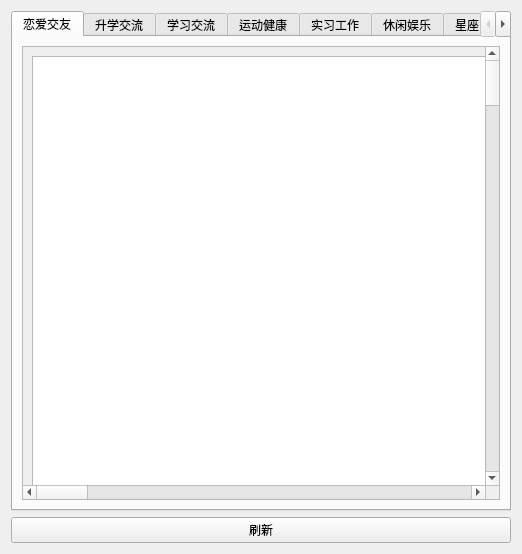
<?xml version="1.0" encoding="UTF-8"?>
<ui version="4.0">
 <class>BoardWin</class>
 <widget class="QWidget" name="BoardWin">
  <property name="geometry">
   <rect>
    <x>0</x>
    <y>0</y>
    <width>514</width>
    <height>533</height>
   </rect>
  </property>
  <property name="windowTitle">
   <string>Form</string>
  </property>
  <layout class="QVBoxLayout" name="verticalLayout_2">
   <item>
    <layout class="QVBoxLayout" name="verticalLayout">
     <item>
      <widget class="QTabWidget" name="tabWidget1">
       <property name="enabled">
        <bool>true</bool>
       </property>
       <property name="minimumSize">
        <size>
         <width>500</width>
         <height>500</height>
        </size>
       </property>
       <property name="currentIndex">
        <number>0</number>
       </property>
       <widget class="QWidget" name="tab">
        <attribute name="title">
         <string>恋爱交友</string>
        </attribute>
        <layout class="QHBoxLayout" name="horizontalLayout_9">
         <item>
          <widget class="QScrollArea" name="scrollArea_2">
           <property name="sizePolicy">
            <sizepolicy hsizetype="Preferred" vsizetype="Preferred">
             <horstretch>0</horstretch>
             <verstretch>0</verstretch>
            </sizepolicy>
           </property>
           <property name="minimumSize">
            <size>
             <width>0</width>
             <height>0</height>
            </size>
           </property>
           <property name="widgetResizable">
            <bool>true</bool>
           </property>
           <widget class="QWidget" name="scrollAreaWidgetContents_2">
            <property name="geometry">
             <rect>
              <x>0</x>
              <y>0</y>
              <width>4000</width>
              <height>4000</height>
             </rect>
            </property>
            <property name="sizePolicy">
             <sizepolicy hsizetype="Preferred" vsizetype="Preferred">
              <horstretch>0</horstretch>
              <verstretch>0</verstretch>
             </sizepolicy>
            </property>
            <property name="minimumSize">
             <size>
              <width>4000</width>
              <height>4000</height>
             </size>
            </property>
            <property name="maximumSize">
             <size>
              <width>4000</width>
              <height>4000</height>
             </size>
            </property>
            <layout class="QVBoxLayout" name="verticalLayout_15">
             <item>
              <widget class="QListWidget" name="listWidget">
               <property name="sizePolicy">
                <sizepolicy hsizetype="Preferred" vsizetype="Preferred">
                 <horstretch>0</horstretch>
                 <verstretch>0</verstretch>
                </sizepolicy>
               </property>
               <property name="minimumSize">
                <size>
                 <width>0</width>
                 <height>0</height>
                </size>
               </property>
               <property name="verticalScrollBarPolicy">
                <enum>Qt::ScrollBarAlwaysOn</enum>
               </property>
               <property name="horizontalScrollBarPolicy">
                <enum>Qt::ScrollBarAlwaysOn</enum>
               </property>
              </widget>
             </item>
            </layout>
           </widget>
          </widget>
         </item>
        </layout>
       </widget>
       <widget class="QWidget" name="tab_2">
        <attribute name="title">
         <string>升学交流</string>
        </attribute>
        <layout class="QHBoxLayout" name="horizontalLayout_10">
         <item>
          <widget class="QScrollArea" name="scrollArea_3">
           <property name="sizePolicy">
            <sizepolicy hsizetype="Preferred" vsizetype="Preferred">
             <horstretch>0</horstretch>
             <verstretch>0</verstretch>
            </sizepolicy>
           </property>
           <property name="minimumSize">
            <size>
             <width>0</width>
             <height>0</height>
            </size>
           </property>
           <property name="widgetResizable">
            <bool>true</bool>
           </property>
           <widget class="QWidget" name="scrollAreaWidgetContents_3">
            <property name="geometry">
             <rect>
              <x>0</x>
              <y>0</y>
              <width>4000</width>
              <height>4000</height>
             </rect>
            </property>
            <property name="sizePolicy">
             <sizepolicy hsizetype="Preferred" vsizetype="Preferred">
              <horstretch>0</horstretch>
              <verstretch>0</verstretch>
             </sizepolicy>
            </property>
            <property name="minimumSize">
             <size>
              <width>4000</width>
              <height>4000</height>
             </size>
            </property>
            <property name="maximumSize">
             <size>
              <width>4000</width>
              <height>4000</height>
             </size>
            </property>
            <layout class="QVBoxLayout" name="verticalLayout_16">
             <item>
              <widget class="QListWidget" name="listWidget_2">
               <property name="sizePolicy">
                <sizepolicy hsizetype="Preferred" vsizetype="Preferred">
                 <horstretch>0</horstretch>
                 <verstretch>0</verstretch>
                </sizepolicy>
               </property>
               <property name="minimumSize">
                <size>
                 <width>0</width>
                 <height>0</height>
                </size>
               </property>
               <property name="verticalScrollBarPolicy">
                <enum>Qt::ScrollBarAlwaysOn</enum>
               </property>
               <property name="horizontalScrollBarPolicy">
                <enum>Qt::ScrollBarAlwaysOn</enum>
               </property>
              </widget>
             </item>
            </layout>
           </widget>
          </widget>
         </item>
        </layout>
       </widget>
       <widget class="QWidget" name="tab_3">
        <attribute name="title">
         <string>学习交流</string>
        </attribute>
        <layout class="QHBoxLayout" name="horizontalLayout_11">
         <item>
          <widget class="QScrollArea" name="scrollArea_4">
           <property name="sizePolicy">
            <sizepolicy hsizetype="Preferred" vsizetype="Preferred">
             <horstretch>0</horstretch>
             <verstretch>0</verstretch>
            </sizepolicy>
           </property>
           <property name="minimumSize">
            <size>
             <width>0</width>
             <height>0</height>
            </size>
           </property>
           <property name="widgetResizable">
            <bool>true</bool>
           </property>
           <widget class="QWidget" name="scrollAreaWidgetContents_4">
            <property name="geometry">
             <rect>
              <x>0</x>
              <y>0</y>
              <width>4000</width>
              <height>4000</height>
             </rect>
            </property>
            <property name="sizePolicy">
             <sizepolicy hsizetype="Preferred" vsizetype="Preferred">
              <horstretch>0</horstretch>
              <verstretch>0</verstretch>
             </sizepolicy>
            </property>
            <property name="minimumSize">
             <size>
              <width>4000</width>
              <height>4000</height>
             </size>
            </property>
            <property name="maximumSize">
             <size>
              <width>4000</width>
              <height>4000</height>
             </size>
            </property>
            <layout class="QVBoxLayout" name="verticalLayout_17">
             <item>
              <widget class="QListWidget" name="listWidget_3">
               <property name="sizePolicy">
                <sizepolicy hsizetype="Preferred" vsizetype="Preferred">
                 <horstretch>0</horstretch>
                 <verstretch>0</verstretch>
                </sizepolicy>
               </property>
               <property name="minimumSize">
                <size>
                 <width>0</width>
                 <height>0</height>
                </size>
               </property>
               <property name="verticalScrollBarPolicy">
                <enum>Qt::ScrollBarAlwaysOn</enum>
               </property>
               <property name="horizontalScrollBarPolicy">
                <enum>Qt::ScrollBarAlwaysOn</enum>
               </property>
              </widget>
             </item>
            </layout>
           </widget>
          </widget>
         </item>
        </layout>
       </widget>
       <widget class="QWidget" name="tab_4">
        <attribute name="title">
         <string>运动健康</string>
        </attribute>
        <layout class="QHBoxLayout" name="horizontalLayout_12">
         <item>
          <widget class="QScrollArea" name="scrollArea_5">
           <property name="sizePolicy">
            <sizepolicy hsizetype="Preferred" vsizetype="Preferred">
             <horstretch>0</horstretch>
             <verstretch>0</verstretch>
            </sizepolicy>
           </property>
           <property name="minimumSize">
            <size>
             <width>0</width>
             <height>0</height>
            </size>
           </property>
           <property name="widgetResizable">
            <bool>true</bool>
           </property>
           <widget class="QWidget" name="scrollAreaWidgetContents_5">
            <property name="geometry">
             <rect>
              <x>0</x>
              <y>0</y>
              <width>4000</width>
              <height>4000</height>
             </rect>
            </property>
            <property name="sizePolicy">
             <sizepolicy hsizetype="Preferred" vsizetype="Preferred">
              <horstretch>0</horstretch>
              <verstretch>0</verstretch>
             </sizepolicy>
            </property>
            <property name="minimumSize">
             <size>
              <width>4000</width>
              <height>4000</height>
             </size>
            </property>
            <property name="maximumSize">
             <size>
              <width>4000</width>
              <height>4000</height>
             </size>
            </property>
            <layout class="QVBoxLayout" name="verticalLayout_18">
             <item>
              <widget class="QListWidget" name="listWidget_4">
               <property name="sizePolicy">
                <sizepolicy hsizetype="Preferred" vsizetype="Preferred">
                 <horstretch>0</horstretch>
                 <verstretch>0</verstretch>
                </sizepolicy>
               </property>
               <property name="minimumSize">
                <size>
                 <width>0</width>
                 <height>0</height>
                </size>
               </property>
               <property name="verticalScrollBarPolicy">
                <enum>Qt::ScrollBarAlwaysOn</enum>
               </property>
               <property name="horizontalScrollBarPolicy">
                <enum>Qt::ScrollBarAlwaysOn</enum>
               </property>
              </widget>
             </item>
            </layout>
           </widget>
          </widget>
         </item>
        </layout>
       </widget>
       <widget class="QWidget" name="tab_5">
        <attribute name="title">
         <string>实习工作</string>
        </attribute>
        <layout class="QHBoxLayout" name="horizontalLayout_13">
         <item>
          <widget class="QScrollArea" name="scrollArea_6">
           <property name="sizePolicy">
            <sizepolicy hsizetype="Preferred" vsizetype="Preferred">
             <horstretch>0</horstretch>
             <verstretch>0</verstretch>
            </sizepolicy>
           </property>
           <property name="minimumSize">
            <size>
             <width>0</width>
             <height>0</height>
            </size>
           </property>
           <property name="widgetResizable">
            <bool>true</bool>
           </property>
           <widget class="QWidget" name="scrollAreaWidgetContents_6">
            <property name="geometry">
             <rect>
              <x>0</x>
              <y>0</y>
              <width>4000</width>
              <height>4000</height>
             </rect>
            </property>
            <property name="sizePolicy">
             <sizepolicy hsizetype="Preferred" vsizetype="Preferred">
              <horstretch>0</horstretch>
              <verstretch>0</verstretch>
             </sizepolicy>
            </property>
            <property name="minimumSize">
             <size>
              <width>4000</width>
              <height>4000</height>
             </size>
            </property>
            <property name="maximumSize">
             <size>
              <width>4000</width>
              <height>4000</height>
             </size>
            </property>
            <layout class="QVBoxLayout" name="verticalLayout_19">
             <item>
              <widget class="QListWidget" name="listWidget_5">
               <property name="sizePolicy">
                <sizepolicy hsizetype="Preferred" vsizetype="Preferred">
                 <horstretch>0</horstretch>
                 <verstretch>0</verstretch>
                </sizepolicy>
               </property>
               <property name="minimumSize">
                <size>
                 <width>0</width>
                 <height>0</height>
                </size>
               </property>
               <property name="verticalScrollBarPolicy">
                <enum>Qt::ScrollBarAlwaysOn</enum>
               </property>
               <property name="horizontalScrollBarPolicy">
                <enum>Qt::ScrollBarAlwaysOn</enum>
               </property>
              </widget>
             </item>
            </layout>
           </widget>
          </widget>
         </item>
        </layout>
       </widget>
       <widget class="QWidget" name="tab_6">
        <attribute name="title">
         <string>休闲娱乐</string>
        </attribute>
        <layout class="QHBoxLayout" name="horizontalLayout_14">
         <item>
          <widget class="QScrollArea" name="scrollArea_7">
           <property name="sizePolicy">
            <sizepolicy hsizetype="Preferred" vsizetype="Preferred">
             <horstretch>0</horstretch>
             <verstretch>0</verstretch>
            </sizepolicy>
           </property>
           <property name="minimumSize">
            <size>
             <width>0</width>
             <height>0</height>
            </size>
           </property>
           <property name="widgetResizable">
            <bool>true</bool>
           </property>
           <widget class="QWidget" name="scrollAreaWidgetContents_8">
            <property name="geometry">
             <rect>
              <x>0</x>
              <y>0</y>
              <width>4000</width>
              <height>4000</height>
             </rect>
            </property>
            <property name="sizePolicy">
             <sizepolicy hsizetype="Preferred" vsizetype="Preferred">
              <horstretch>0</horstretch>
              <verstretch>0</verstretch>
             </sizepolicy>
            </property>
            <property name="minimumSize">
             <size>
              <width>4000</width>
              <height>4000</height>
             </size>
            </property>
            <property name="maximumSize">
             <size>
              <width>4000</width>
              <height>4000</height>
             </size>
            </property>
            <layout class="QVBoxLayout" name="verticalLayout_21">
             <item>
              <widget class="QListWidget" name="listWidget_6">
               <property name="sizePolicy">
                <sizepolicy hsizetype="Preferred" vsizetype="Preferred">
                 <horstretch>0</horstretch>
                 <verstretch>0</verstretch>
                </sizepolicy>
               </property>
               <property name="minimumSize">
                <size>
                 <width>0</width>
                 <height>0</height>
                </size>
               </property>
               <property name="verticalScrollBarPolicy">
                <enum>Qt::ScrollBarAlwaysOn</enum>
               </property>
               <property name="horizontalScrollBarPolicy">
                <enum>Qt::ScrollBarAlwaysOn</enum>
               </property>
              </widget>
             </item>
            </layout>
           </widget>
          </widget>
         </item>
        </layout>
       </widget>
       <widget class="QWidget" name="tab_7">
        <attribute name="title">
         <string>星座占卜</string>
        </attribute>
        <layout class="QHBoxLayout" name="horizontalLayout_15">
         <item>
          <widget class="QScrollArea" name="scrollArea_8">
           <property name="sizePolicy">
            <sizepolicy hsizetype="Preferred" vsizetype="Preferred">
             <horstretch>0</horstretch>
             <verstretch>0</verstretch>
            </sizepolicy>
           </property>
           <property name="minimumSize">
            <size>
             <width>0</width>
             <height>0</height>
            </size>
           </property>
           <property name="widgetResizable">
            <bool>true</bool>
           </property>
           <widget class="QWidget" name="scrollAreaWidgetContents_9">
            <property name="geometry">
             <rect>
              <x>0</x>
              <y>0</y>
              <width>4000</width>
              <height>4000</height>
             </rect>
            </property>
            <property name="sizePolicy">
             <sizepolicy hsizetype="Preferred" vsizetype="Preferred">
              <horstretch>0</horstretch>
              <verstretch>0</verstretch>
             </sizepolicy>
            </property>
            <property name="minimumSize">
             <size>
              <width>4000</width>
              <height>4000</height>
             </size>
            </property>
            <property name="maximumSize">
             <size>
              <width>4000</width>
              <height>4000</height>
             </size>
            </property>
            <layout class="QVBoxLayout" name="verticalLayout_22">
             <item>
              <widget class="QListWidget" name="listWidget_7">
               <property name="sizePolicy">
                <sizepolicy hsizetype="Preferred" vsizetype="Preferred">
                 <horstretch>0</horstretch>
                 <verstretch>0</verstretch>
                </sizepolicy>
               </property>
               <property name="minimumSize">
                <size>
                 <width>0</width>
                 <height>0</height>
                </size>
               </property>
               <property name="verticalScrollBarPolicy">
                <enum>Qt::ScrollBarAlwaysOn</enum>
               </property>
               <property name="horizontalScrollBarPolicy">
                <enum>Qt::ScrollBarAlwaysOn</enum>
               </property>
              </widget>
             </item>
            </layout>
           </widget>
          </widget>
         </item>
        </layout>
       </widget>
       <widget class="QWidget" name="tab_8">
        <attribute name="title">
         <string>外出旅游</string>
        </attribute>
        <layout class="QHBoxLayout" name="horizontalLayout_16">
         <item>
          <widget class="QScrollArea" name="scrollArea_9">
           <property name="sizePolicy">
            <sizepolicy hsizetype="Preferred" vsizetype="Preferred">
             <horstretch>0</horstretch>
             <verstretch>0</verstretch>
            </sizepolicy>
           </property>
           <property name="minimumSize">
            <size>
             <width>0</width>
             <height>0</height>
            </size>
           </property>
           <property name="widgetResizable">
            <bool>true</bool>
           </property>
           <widget class="QWidget" name="scrollAreaWidgetContents_10">
            <property name="geometry">
             <rect>
              <x>0</x>
              <y>0</y>
              <width>4000</width>
              <height>4000</height>
             </rect>
            </property>
            <property name="sizePolicy">
             <sizepolicy hsizetype="Preferred" vsizetype="Preferred">
              <horstretch>0</horstretch>
              <verstretch>0</verstretch>
             </sizepolicy>
            </property>
            <property name="minimumSize">
             <size>
              <width>4000</width>
              <height>4000</height>
             </size>
            </property>
            <property name="maximumSize">
             <size>
              <width>4000</width>
              <height>4000</height>
             </size>
            </property>
            <layout class="QVBoxLayout" name="verticalLayout_23">
             <item>
              <widget class="QListWidget" name="listWidget_8">
               <property name="sizePolicy">
                <sizepolicy hsizetype="Preferred" vsizetype="Preferred">
                 <horstretch>0</horstretch>
                 <verstretch>0</verstretch>
                </sizepolicy>
               </property>
               <property name="minimumSize">
                <size>
                 <width>0</width>
                 <height>0</height>
                </size>
               </property>
               <property name="verticalScrollBarPolicy">
                <enum>Qt::ScrollBarAlwaysOn</enum>
               </property>
               <property name="horizontalScrollBarPolicy">
                <enum>Qt::ScrollBarAlwaysOn</enum>
               </property>
              </widget>
             </item>
            </layout>
           </widget>
          </widget>
         </item>
        </layout>
       </widget>
       <widget class="QWidget" name="tab_9">
        <attribute name="title">
         <string>搜索结果</string>
        </attribute>
        <layout class="QVBoxLayout" name="verticalLayout_13">
         <item>
          <widget class="QScrollArea" name="scrollArea">
           <property name="sizePolicy">
            <sizepolicy hsizetype="Preferred" vsizetype="Preferred">
             <horstretch>0</horstretch>
             <verstretch>0</verstretch>
            </sizepolicy>
           </property>
           <property name="minimumSize">
            <size>
             <width>0</width>
             <height>0</height>
            </size>
           </property>
           <property name="widgetResizable">
            <bool>true</bool>
           </property>
           <widget class="QWidget" name="scrollAreaWidgetContents">
            <property name="geometry">
             <rect>
              <x>0</x>
              <y>0</y>
              <width>4000</width>
              <height>4000</height>
             </rect>
            </property>
            <property name="sizePolicy">
             <sizepolicy hsizetype="Preferred" vsizetype="Preferred">
              <horstretch>0</horstretch>
              <verstretch>0</verstretch>
             </sizepolicy>
            </property>
            <property name="minimumSize">
             <size>
              <width>4000</width>
              <height>4000</height>
             </size>
            </property>
            <property name="maximumSize">
             <size>
              <width>4000</width>
              <height>4000</height>
             </size>
            </property>
            <layout class="QVBoxLayout" name="verticalLayout_12">
             <item>
              <widget class="QListWidget" name="listWidget_search">
               <property name="sizePolicy">
                <sizepolicy hsizetype="Preferred" vsizetype="Preferred">
                 <horstretch>0</horstretch>
                 <verstretch>0</verstretch>
                </sizepolicy>
               </property>
               <property name="minimumSize">
                <size>
                 <width>0</width>
                 <height>0</height>
                </size>
               </property>
               <property name="verticalScrollBarPolicy">
                <enum>Qt::ScrollBarAlwaysOn</enum>
               </property>
               <property name="horizontalScrollBarPolicy">
                <enum>Qt::ScrollBarAlwaysOn</enum>
               </property>
              </widget>
             </item>
            </layout>
           </widget>
          </widget>
         </item>
        </layout>
       </widget>
      </widget>
     </item>
     <item>
      <widget class="QPushButton" name="refresh_btn">
       <property name="text">
        <string>刷新</string>
       </property>
      </widget>
     </item>
    </layout>
   </item>
  </layout>
 </widget>
 <resources/>
 <connections/>
</ui>
